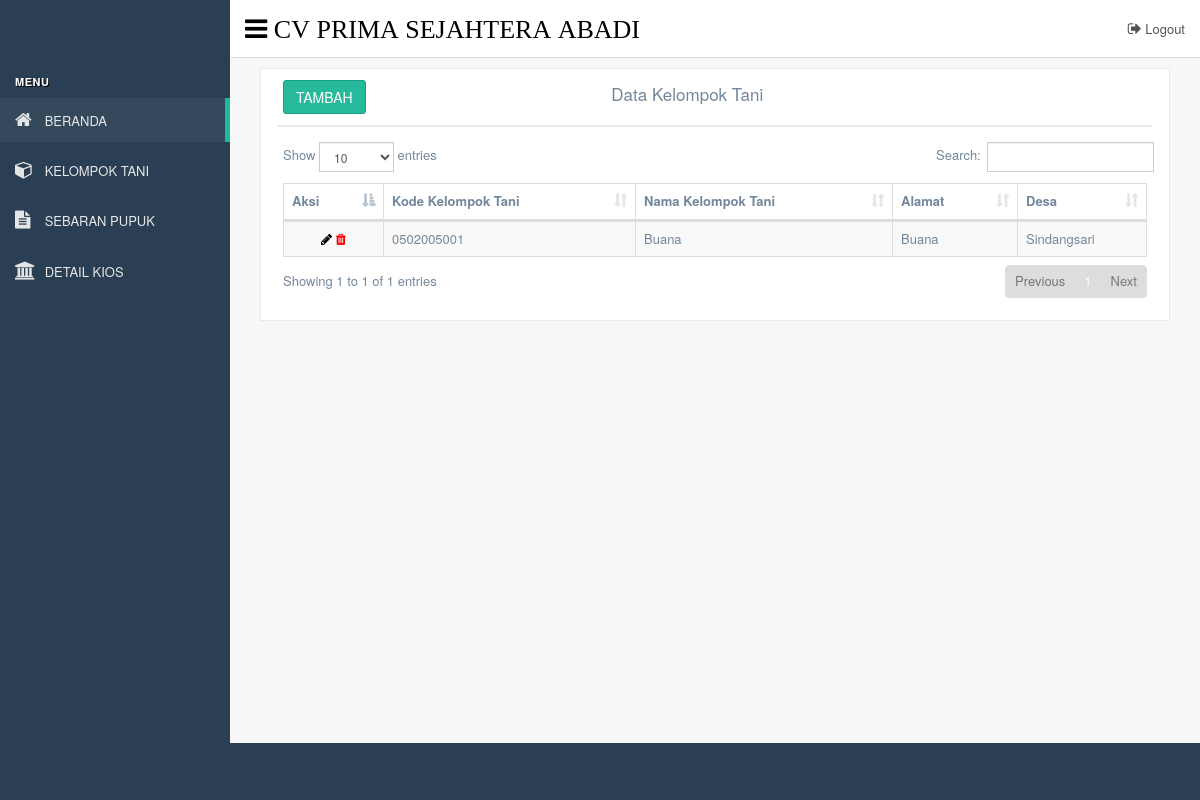
Screenshot of /kios.php?page=list_poktan (signed in) with the database file from the repository.
### tables this page shows
CREATE TABLE `tb_poktan` (
  `kd_poktan` varchar(11) NOT NULL,
  `nama_poktan` varbinary(25) NOT NULL,
  `alamat` varchar(50) NOT NULL,
  `kd_desa` varchar(5) NOT NULL,
  `kd_kios` varchar(10) NOT NULL,
  PRIMARY KEY (`kd_poktan`),
  KEY `Fk_Kode_Desa_pok` (`kd_desa`),
  KEY `FK_Kode_Kios_pok` (`kd_kios`),
  CONSTRAINT `FK_Kode_Kios_pok` FOREIGN KEY (`kd_kios`) REFERENCES `tb_kios` (`kd_kios`) ON DELETE CASCADE ON UPDATE CASCADE,
  CONSTRAINT `Fk_Kode_Desa_pok` FOREIGN KEY (`kd_desa`) REFERENCES `tb_desa` (`kd_desa`) ON DELETE CASCADE ON UPDATE CASCADE
);

CREATE TABLE `tb_desa` (
  `kd_desa` varchar(5) NOT NULL,
  `nama_desa` varchar(25) NOT NULL,
  `polygon` mediumtext NOT NULL,
  `kd_kecamatan` varchar(5) NOT NULL,
  PRIMARY KEY (`kd_desa`),
  KEY `FK_Kd_Kecamatan` (`kd_kecamatan`),
  CONSTRAINT `FK_Kd_Kecamatan` FOREIGN KEY (`kd_kecamatan`) REFERENCES `tb_kecamatan` (`kd_kecamatan`) ON DELETE NO ACTION ON UPDATE CASCADE
);

### pengolahan_poktan/list_poktan.php (the view, shortened to what this page needs)
<?php
  include "lib/koneksi.php";
  $kd_kios = $_SESSION['username'];
 ?>
<div class="col-md-12 col-sm-12 col-xs-12">
<div class="x_panel">
  <div class="x_title">
    <h2 class="nav navbar-right">Data Kelompok Tani</h2>
    <ul class="nav navbar-left_col ">
      <button type="button" class="btn btn-success waves-effect" data-toggle="modal" data-target="#defaultModal">TAMBAH</button>
    </ul>
  </div>
  <div class="x_content">
    <table id="datatable-responsive" class="table table-striped table-bordered" cellspacing="0" width="100%">
      <thead>
          <tr>
              <th>Aksi</th>
              <th>Kode Kelompok Tani</th>
              <th>Nama Kelompok Tani</th>
              <th>Alamat</th>
              <th>Desa</th>
          </tr>
      </thead>
      <tbody>
          <?php
            $query = mysqli_query($koneksi,"SELECT
                                              tb_poktan.kd_poktan,
                                              tb_poktan.nama_poktan,
                                              tb_poktan.alamat,
                                              tb_desa.nama_desa
                                              FROM
                                              tb_poktan
                                              INNER JOIN tb_desa ON tb_poktan.kd_desa = tb_desa.kd_desa
                                              WHERE kd_kios = '$kd_kios'");
            if ($query != null) {
            while ($result = mysqli_fetch_array($query)) {
             ?>
              <tr>
                <td align="center">
                  <a data-toggle="tooltip" title="UBAH DATA" href="kios.php?page=edit_poktan&id=<?php echo $result['kd_poktan']; ?>">
                      <i class="fa fa-pencil"></i>
                  </a>
                  <a data-toggle="tooltip" title="HAPUS DATA" style="color : red;" href="pengolahan_poktan/hapus_poktan.php?page=hapus_poktan&id=<?php echo $result['kd_poktan'];?>"onclick="return confirm('Apakah yakin menghapus <?php echo $result['nama_poktan'].' dari Kelompok Tani'; ?> ?')">
                      <i class="fa fa-trash"></i>
                  </a>
                </td><td>
                  <?php echo $result['kd_poktan']; ?>
                </td>
                <td>
                  <?php echo $result['nama_poktan']; ?>
                </td>
                <td>
                  <?php echo $result['alamat']; ?>
                </td>
                <td>
                  <?php echo $result['nama_desa']; ?>
                </td>
              </tr>
              <?php
                }
              } else {
                  echo "Data Kosong";
                }
               ?>
      </tbody>
    </table>
           </div>
            </div>
        </div>
    </div>
</div>

### rows the page displays
tb_poktan: kd_poktan "0502005001", nama_poktan "Buana", alamat "Buana", kd_desa.nama_desa "Sindangsari"
